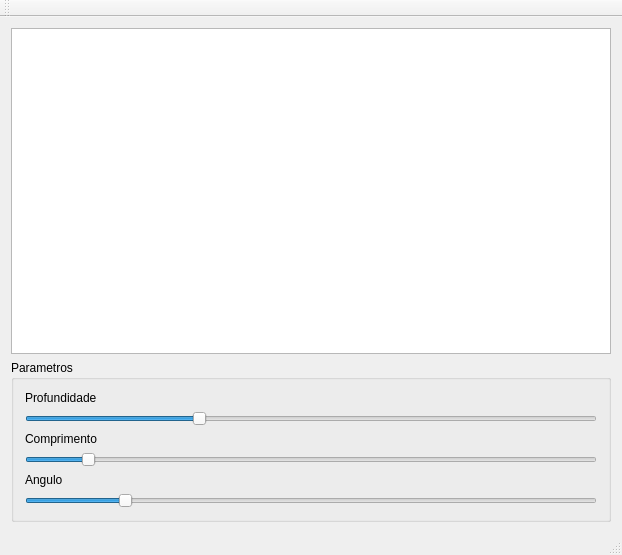
<?xml version="1.0" encoding="UTF-8"?>
<ui version="4.0">
 <class>MainWindow</class>
 <widget class="QMainWindow" name="MainWindow">
  <property name="geometry">
   <rect>
    <x>0</x>
    <y>0</y>
    <width>622</width>
    <height>555</height>
   </rect>
  </property>
  <property name="windowTitle">
   <string>MainWindow</string>
  </property>
  <widget class="QWidget" name="centralWidget">
   <layout class="QVBoxLayout" name="verticalLayout_8">
    <item>
     <layout class="QVBoxLayout" name="verticalLayout_7">
      <item>
       <widget class="QGraphicsView" name="gv"/>
      </item>
      <item>
       <widget class="QGroupBox" name="groupBox">
        <property name="title">
         <string>Parametros</string>
        </property>
        <layout class="QVBoxLayout" name="verticalLayout_6">
         <item>
          <layout class="QVBoxLayout" name="verticalLayout">
           <item>
            <widget class="QLabel" name="label">
             <property name="text">
              <string>Profundidade</string>
             </property>
            </widget>
           </item>
           <item>
            <widget class="QSlider" name="sldProfundidade">
             <property name="maximum">
              <number>10</number>
             </property>
             <property name="value">
              <number>3</number>
             </property>
             <property name="orientation">
              <enum>Qt::Horizontal</enum>
             </property>
            </widget>
           </item>
          </layout>
         </item>
         <item>
          <layout class="QVBoxLayout" name="verticalLayout_2">
           <item>
            <widget class="QLabel" name="label_2">
             <property name="text">
              <string>Comprimento</string>
             </property>
            </widget>
           </item>
           <item>
            <widget class="QSlider" name="sldComprimento">
             <property name="maximum">
              <number>1000</number>
             </property>
             <property name="value">
              <number>100</number>
             </property>
             <property name="orientation">
              <enum>Qt::Horizontal</enum>
             </property>
            </widget>
           </item>
          </layout>
         </item>
         <item>
          <layout class="QVBoxLayout" name="verticalLayout_5">
           <item>
            <widget class="QLabel" name="label_5">
             <property name="text">
              <string>Angulo</string>
             </property>
            </widget>
           </item>
           <item>
            <widget class="QSlider" name="sldAngulo">
             <property name="maximum">
              <number>359</number>
             </property>
             <property name="value">
              <number>60</number>
             </property>
             <property name="orientation">
              <enum>Qt::Horizontal</enum>
             </property>
            </widget>
           </item>
          </layout>
         </item>
        </layout>
       </widget>
      </item>
     </layout>
    </item>
   </layout>
  </widget>
  <widget class="QMenuBar" name="menuBar">
   <property name="geometry">
    <rect>
     <x>0</x>
     <y>0</y>
     <width>622</width>
     <height>19</height>
    </rect>
   </property>
  </widget>
  <widget class="QToolBar" name="mainToolBar">
   <attribute name="toolBarArea">
    <enum>TopToolBarArea</enum>
   </attribute>
   <attribute name="toolBarBreak">
    <bool>false</bool>
   </attribute>
  </widget>
  <widget class="QStatusBar" name="statusBar"/>
 </widget>
 <layoutdefault spacing="6" margin="11"/>
 <resources/>
 <connections/>
</ui>
